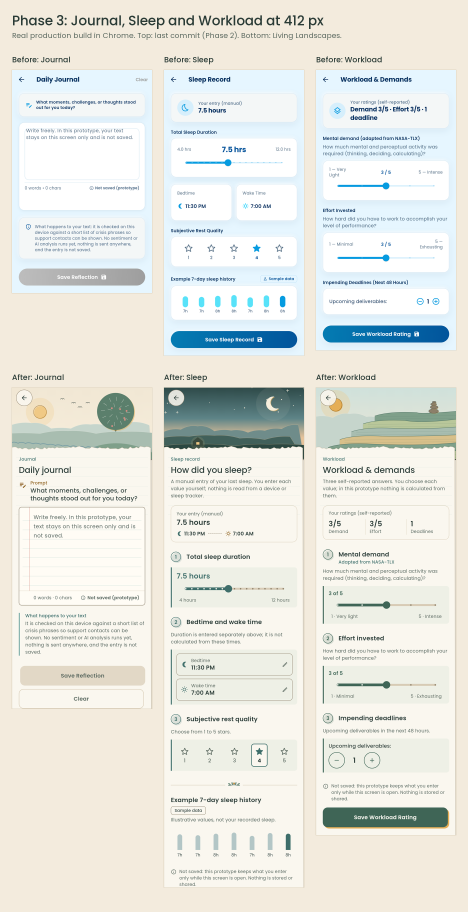
#> input picture docs/redesign/production-phase3/before_after_412.png, 1404 x 2734 px (shown at 1/3 size)
$ python -i compose_phase3.py   (imports and definitions only)
#> lines starting #> are read from the running program, lines starting #| are printed output that depends on the picture
#> further down, picture is the input picture: PIL image 1404x2734 RGB; mean R, G, B 229.7, 231.2, 224.6
"""Compose the Phase 3 production review images from real-Chrome screenshots.

python3 compose_phase3.py <shots dir> <out dir> <mobile/assets/fonts/poppins>
Screenshots come from flow.sh / matrix.sh: the production web build driven
through the real entry flow (Splash > Onboarding > Consent > Home) and the
Home "Ways to reflect" rows. "before" shots come from a build of the last
commit (Phase 2 checkpoint).
"""
import pathlib, sys
from PIL import Image, ImageDraw, ImageFont

# [1 line that did not run here, left out]
# [1 line not run here, left out]
BG, INK, MUTED, LINE = (243, 235, 221), (41, 58, 53), (90, 104, 95), (216, 204, 182)


def font(size, weight='Medium'):
    return ImageFont.truetype(str(FONT / f'Poppins-{weight}.ttf'), size)


def trim(im, keep=48):
#> called with keep = 48
    g = im.convert('L')
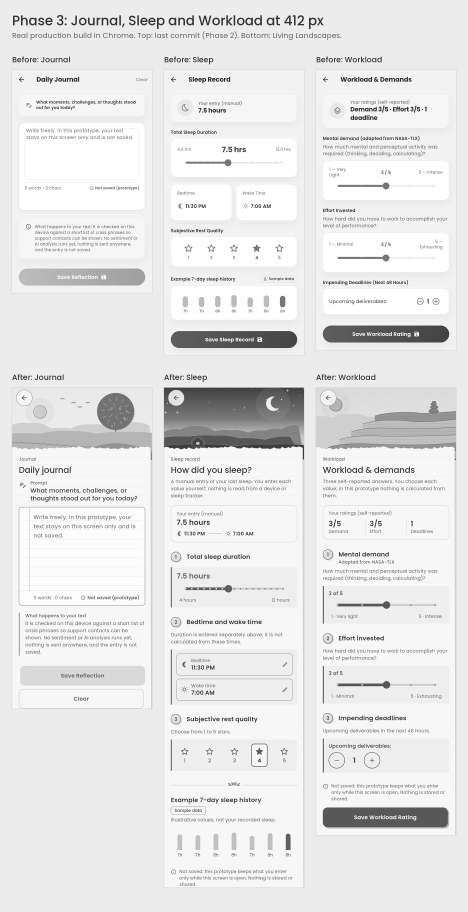
#> g: PIL image 1404x2734 L (shown at 1/3 size); min 6, max 255, mean 230
    w, h = g.size
#> w = 1404; h = 2734
    for y in range(h - 1, 0, -3):
        if min(g.getpixel((x, y)) for x in range(8, w - 8, 3)) < 160:
            return im.crop((0, 0, w, min(h, y + keep)))
    return im


def sheet(items, cols, title, sub, width_each, pad=36, label_h=60, max_h=None):
    ims = []
    for src, label in items:
        im = Image.open(src)
        im = trim(im) if im.height > 2 * im.width else im
        if max_h:
            im = im.crop((0, 0, im.width, min(im.height, int(max_h * im.width / width_each))))
        s = width_each / im.width
        ims.append((im.convert('RGB').resize((width_each, int(im.height * s)), Image.LANCZOS), label))
    rows = [ims[i:i + cols] for i in range(0, len(ims), cols)]
    head = 150
    H = head + sum(max(i.height for i, _ in r) + label_h + pad for r in rows) + pad
    W = pad + cols * (width_each + pad)
    out = Image.new('RGB', (W, H), BG)
    d = ImageDraw.Draw(out)
    d.text((pad, 34), title, font=font(40), fill=INK)
    d.text((pad, 90), sub, font=font(22, 'Regular'), fill=MUTED)
    y = head
    for r in rows:
        x = pad
        for im, label in r:
            d.text((x, y + 12), label, font=font(23), fill=INK)
            out.paste(im, (x, y + label_h))
            d.rectangle((x - 1, y + label_h - 1, x + im.width, y + label_h + im.height), outline=LINE)
            x += width_each + pad
        y += max(i.height for i, _ in r) + label_h + pad
    return out


def save(im, name):
    im.save(OUT / name, optimize=True)
    print('wrote', name, im.size)


S = lambda n: SH / f'{n}.png'
names = [('journal', 'Journal'), ('sleep', 'Sleep'), ('workload', 'Workload')]

# [26 lines not run here, left out]

>>> from PIL import Image
>>> picture = Image.open('../before_after_412.png')
>>> result = trim(picture)
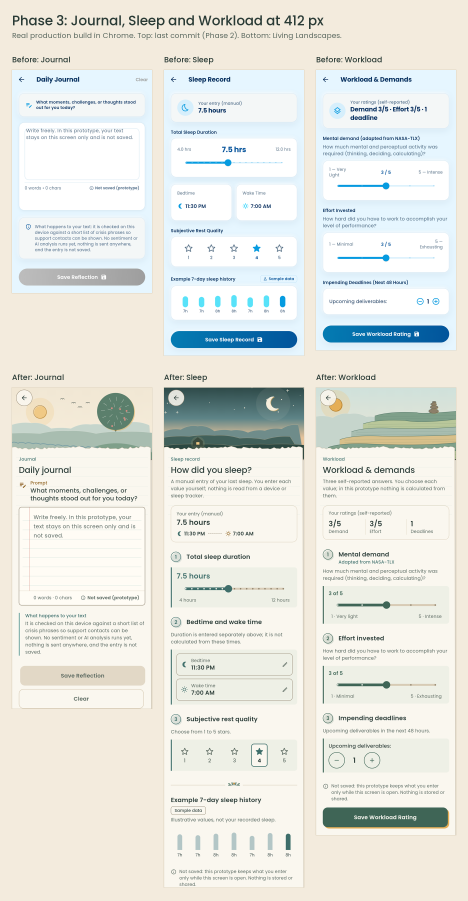
#> result: PIL image 1404x2703 RGB (shown at 1/3 size); mean R, G, B 229.5, 231.1, 224.7
